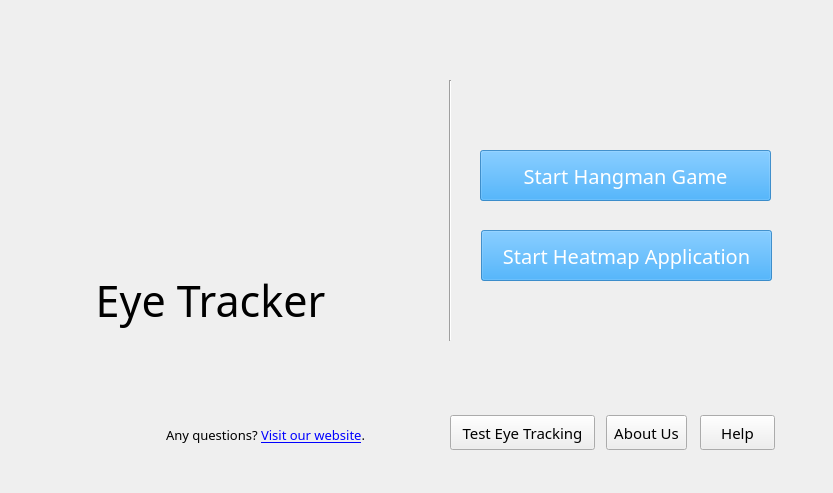
<?xml version="1.0" encoding="UTF-8"?>
<ui version="4.0">
 <class>EyeTrackerWindowClass</class>
 <widget class="QMainWindow" name="EyeTrackerWindowClass">
  <property name="geometry">
   <rect>
    <x>0</x>
    <y>0</y>
    <width>833</width>
    <height>493</height>
   </rect>
  </property>
  <property name="windowTitle">
   <string>EyeTracker</string>
  </property>
  <widget class="QWidget" name="centralWidget">
   <widget class="QLabel" name="lGyte">
    <property name="geometry">
     <rect>
      <x>40</x>
      <y>400</y>
      <width>101</width>
      <height>61</height>
     </rect>
    </property>
    <property name="font">
     <font>
      <family>ClearPixel</family>
      <pointsize>24</pointsize>
      <weight>50</weight>
      <bold>false</bold>
     </font>
    </property>
    <property name="lineWidth">
     <number>1</number>
    </property>
    <property name="text">
     <string/>
    </property>
    <property name="textFormat">
     <enum>Qt::AutoText</enum>
    </property>
    <property name="pixmap">
     <pixmap>Images/gyte_logo_new.png</pixmap>
    </property>
    <property name="scaledContents">
     <bool>true</bool>
    </property>
   </widget>
   <widget class="QPushButton" name="bStartHangmanGame">
    <property name="geometry">
     <rect>
      <x>480</x>
      <y>150</y>
      <width>291</width>
      <height>51</height>
     </rect>
    </property>
    <property name="font">
     <font>
      <family>Kozuka Gothic Pro B</family>
      <pointsize>15</pointsize>
     </font>
    </property>
    <property name="styleSheet">
     <string notr="true">background-color: rgba(8, 148, 255, 169);
color: rgb(255, 255, 255);</string>
    </property>
    <property name="text">
     <string>Start Hangman Game</string>
    </property>
   </widget>
   <widget class="QPushButton" name="bStartHeatmapApplication">
    <property name="enabled">
     <bool>true</bool>
    </property>
    <property name="geometry">
     <rect>
      <x>481</x>
      <y>230</y>
      <width>291</width>
      <height>51</height>
     </rect>
    </property>
    <property name="font">
     <font>
      <family>Kozuka Gothic Pro B</family>
      <pointsize>15</pointsize>
      <weight>50</weight>
      <italic>false</italic>
      <bold>false</bold>
      <underline>false</underline>
     </font>
    </property>
    <property name="styleSheet">
     <string notr="true">background-color: rgba(8, 148, 255, 169);
color: rgb(255, 255, 255);</string>
    </property>
    <property name="inputMethodHints">
     <set>Qt::ImhNone</set>
    </property>
    <property name="text">
     <string>Start Heatmap Application</string>
    </property>
    <property name="checkable">
     <bool>false</bool>
    </property>
   </widget>
   <widget class="Line" name="line">
    <property name="geometry">
     <rect>
      <x>440</x>
      <y>80</y>
      <width>20</width>
      <height>261</height>
     </rect>
    </property>
    <property name="orientation">
     <enum>Qt::Vertical</enum>
    </property>
   </widget>
   <widget class="QLabel" name="label">
    <property name="geometry">
     <rect>
      <x>80</x>
      <y>260</y>
      <width>261</width>
      <height>81</height>
     </rect>
    </property>
    <property name="font">
     <font>
      <family>Kozuka Gothic Pr6N B</family>
      <pointsize>32</pointsize>
     </font>
    </property>
    <property name="text">
     <string>Eye Tracker</string>
    </property>
    <property name="alignment">
     <set>Qt::AlignCenter</set>
    </property>
   </widget>
   <widget class="QLabel" name="label_2">
    <property name="geometry">
     <rect>
      <x>166</x>
      <y>410</y>
      <width>251</width>
      <height>51</height>
     </rect>
    </property>
    <property name="font">
     <font>
      <family>Kozuka Gothic Pr6N B</family>
      <pointsize>10</pointsize>
     </font>
    </property>
    <property name="text">
     <string>Any questions? &lt;a href=&quot;www.eyetrackerproject.wordpress.com&quot;&gt;Visit our website&lt;/a&gt;.</string>
    </property>
    <property name="openExternalLinks">
     <bool>true</bool>
    </property>
   </widget>
   <widget class="QPushButton" name="bAbout">
    <property name="geometry">
     <rect>
      <x>606</x>
      <y>415</y>
      <width>81</width>
      <height>35</height>
     </rect>
    </property>
    <property name="font">
     <font>
      <family>Kozuka Gothic Pr6N B</family>
      <pointsize>11</pointsize>
     </font>
    </property>
    <property name="styleSheet">
     <string notr="true"/>
    </property>
    <property name="text">
     <string>About Us</string>
    </property>
   </widget>
   <widget class="QPushButton" name="bHelp">
    <property name="geometry">
     <rect>
      <x>700</x>
      <y>415</y>
      <width>75</width>
      <height>35</height>
     </rect>
    </property>
    <property name="font">
     <font>
      <family>Kozuka Gothic Pr6N B</family>
      <pointsize>11</pointsize>
     </font>
    </property>
    <property name="styleSheet">
     <string notr="true"/>
    </property>
    <property name="text">
     <string>Help</string>
    </property>
   </widget>
   <widget class="QLabel" name="label_4">
    <property name="geometry">
     <rect>
      <x>90</x>
      <y>130</y>
      <width>251</width>
      <height>131</height>
     </rect>
    </property>
    <property name="styleSheet">
     <string notr="true">image: url(:/EyeTracker/eye-tracking.jpg);</string>
    </property>
    <property name="text">
     <string/>
    </property>
    <property name="pixmap">
     <pixmap>Images/eye-tracking.jpg</pixmap>
    </property>
    <property name="scaledContents">
     <bool>true</bool>
    </property>
   </widget>
   <widget class="QPushButton" name="bTestTracking">
    <property name="geometry">
     <rect>
      <x>450</x>
      <y>415</y>
      <width>145</width>
      <height>35</height>
     </rect>
    </property>
    <property name="font">
     <font>
      <family>Kozuka Gothic Pr6N B</family>
      <pointsize>11</pointsize>
     </font>
    </property>
    <property name="text">
     <string>Test Eye Tracking</string>
    </property>
   </widget>
  </widget>
  <widget class="QMenuBar" name="menuBar">
   <property name="geometry">
    <rect>
     <x>0</x>
     <y>0</y>
     <width>833</width>
     <height>21</height>
    </rect>
   </property>
  </widget>
 </widget>
 <layoutdefault spacing="6" margin="11"/>
 <resources/>
 <connections/>
</ui>
